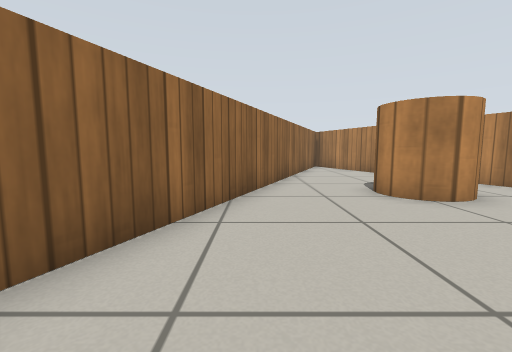
view 1 (above)

16 first-person views from a walk through a Gazebo world. The camera is 0.51 m above the floor, tilts 6° down and sees 90° across. The floor is counted in squares, 0.5 m on a side. Each view is taken from the middle of a square. On the plan, view 1 faces up. The plan holds only what a view shows up to about 11 squares ahead; the rest is blank. Simple patterns stand in for the simulator's built-in surfaces.

view 2
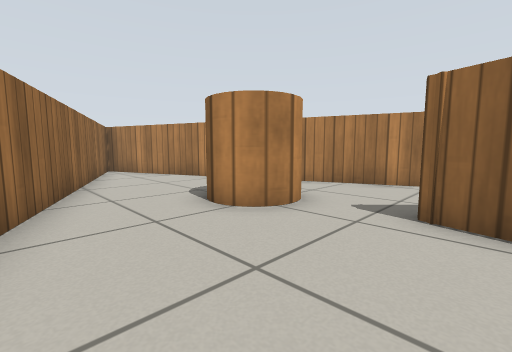

view 3
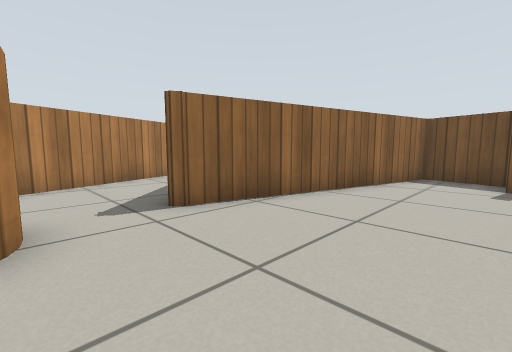

view 4
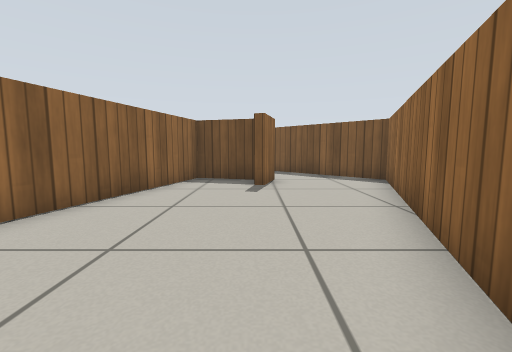

view 5
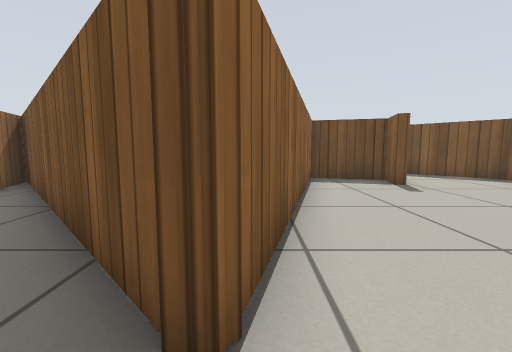

view 6
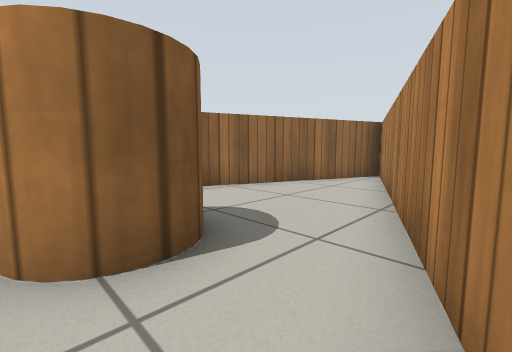

view 7
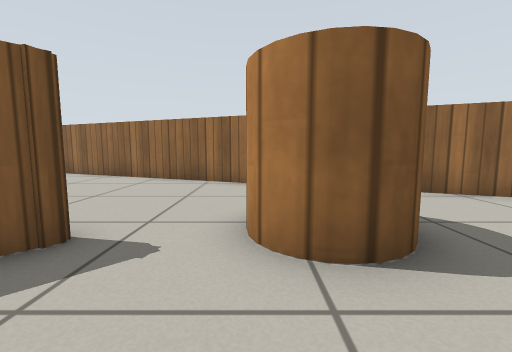

view 8
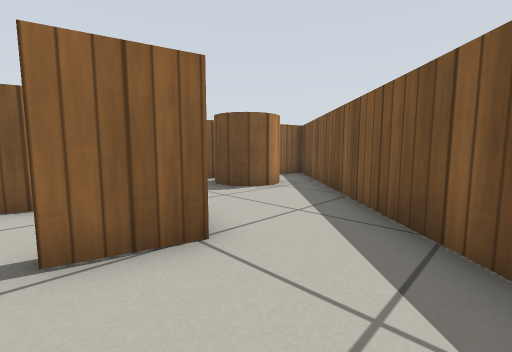

view 9
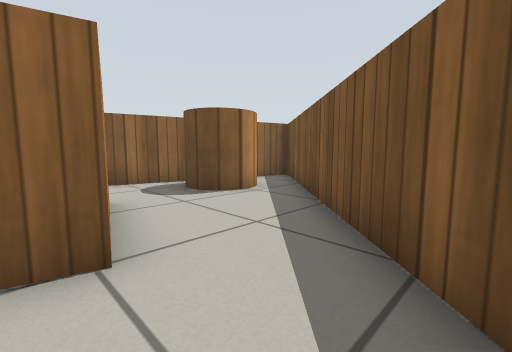

view 10
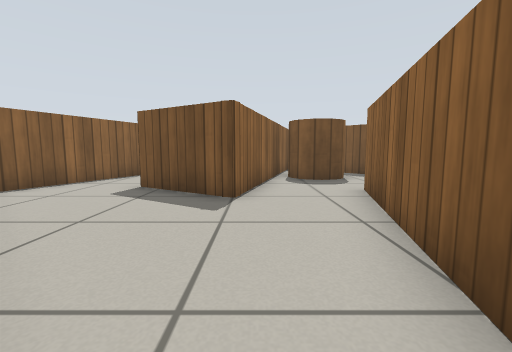

view 11
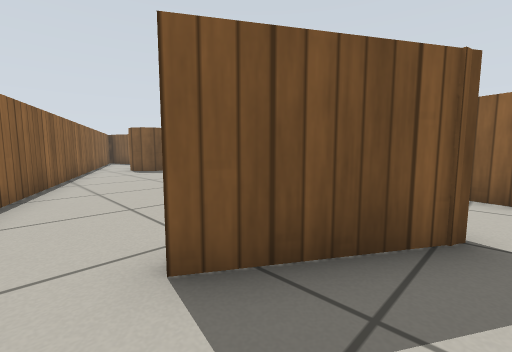

view 12
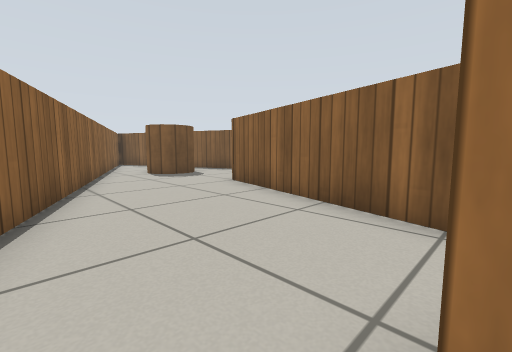

view 13
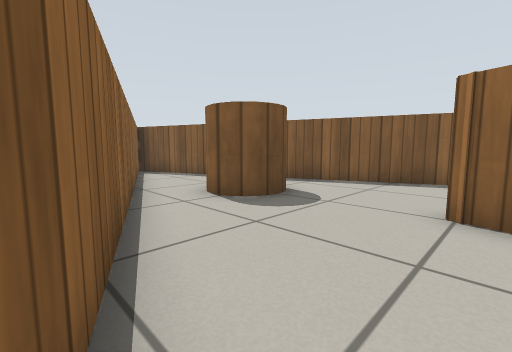

view 14
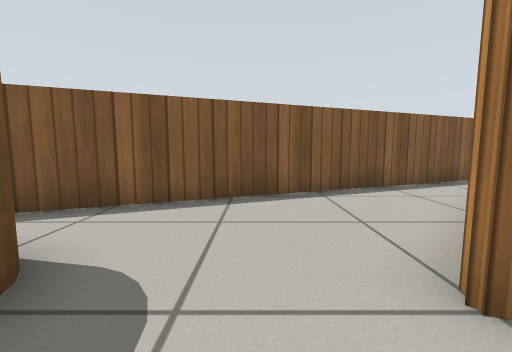

view 15
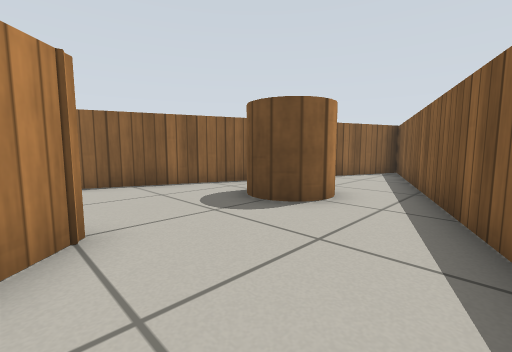

view 16
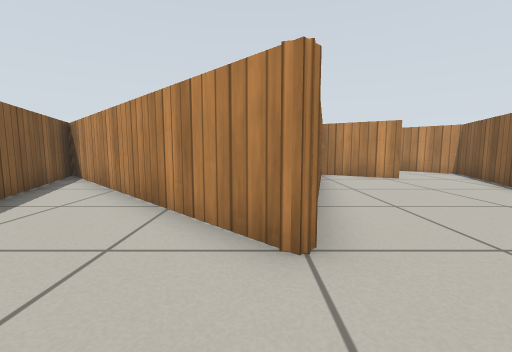

### Floor plan
Ten units are one square. View 1 is at (0, 0); x grows to the right and y downward. Boxes are objects, and circles mark ways between rooms. Rooms are numbered by the first view taken in them; rooms with no view inside come last. Other rooms are left out.
<svg viewBox="-48 -151 166 392">
<path fill="none" stroke="#000" d="M94 -4 37 -145M-6 46 -2 32 0 32 -3 44 21 50 42 -30 111 39M-41 51 -34 69M33 -146 -43 45 -24 64M54 56 35 125 34 126 -41 51M80 61 56 47M71 53 81 59M-34 69 33 235M111 39 105 25M37 236 113 45 106 39M23 54 -6 46M-24 64 33 121 50 57M53 47 55 43 71 53M50 57 54 43M37 2 23 54"/>
<rect x="25" y="-75" width="30" height="30" fill="#bbb"><title>wooden cylinder</title></rect>
<rect x="25" y="155" width="20" height="20" fill="#bbb"><title>wooden cylinder</title></rect>
<rect x="15" y="75" width="20" height="20" fill="#bbb"><title>wooden cylinder</title></rect>
<circle cx="-10" cy="50" r="3" fill="#2a7"/>
<circle cx="62" cy="25" r="3" fill="#2a7"/>
<circle cx="40" cy="50" r="3" fill="#2a7"/>
<text x="20" y="-30">1</text>
<text x="50" y="120">2</text>
<text x="20" y="70">3</text>
<text x="50" y="30">4</text>
</svg>
Room 1 opens to room 3. Room 2 opens to room 4. Room 3 opens to room 4.

Where each view was taken, in squares from view 1:
view 1: 0 up, 0 right, facing up
view 2: 2 up, 0 right, facing up-right
view 3: 5 up, 0 right, facing down-right
view 4: 4 up, 0 right, facing down
view 5: 4 up, 4 right, facing down
view 6: 5 up, 7 right, facing up-left
view 7: 5 up, 7 right, facing left
view 8: 3 down, 3 left, facing down-right
view 9: 4 down, 3 left, facing down-right
view 10: 1 up, 5 right, facing down
view 11: 4 down, 9 right, facing down-left
view 12: 6 down, 9 right, facing down-left
view 13: 12 down, 8 right, facing down-left
view 14: 14 down, 5 right, facing left
view 15: 12 down, 0 right, facing down-right
view 16: 15 down, 3 right, facing up
